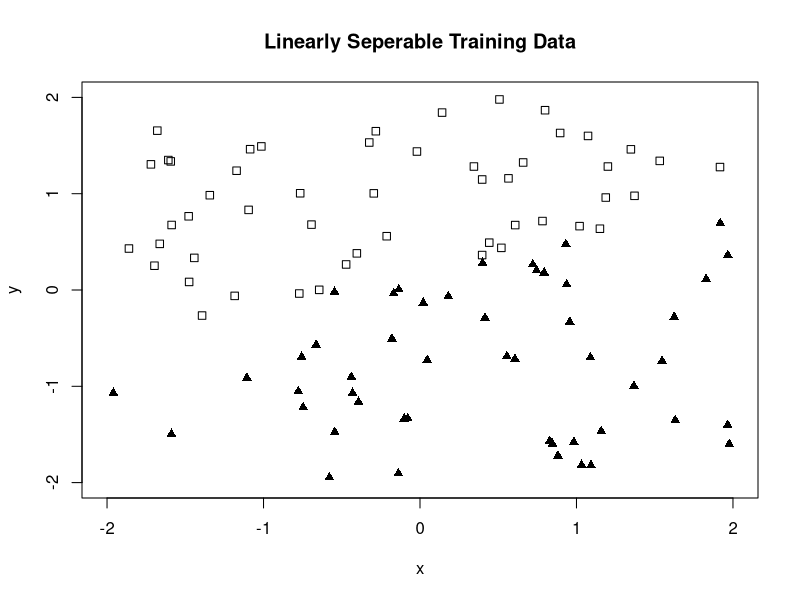
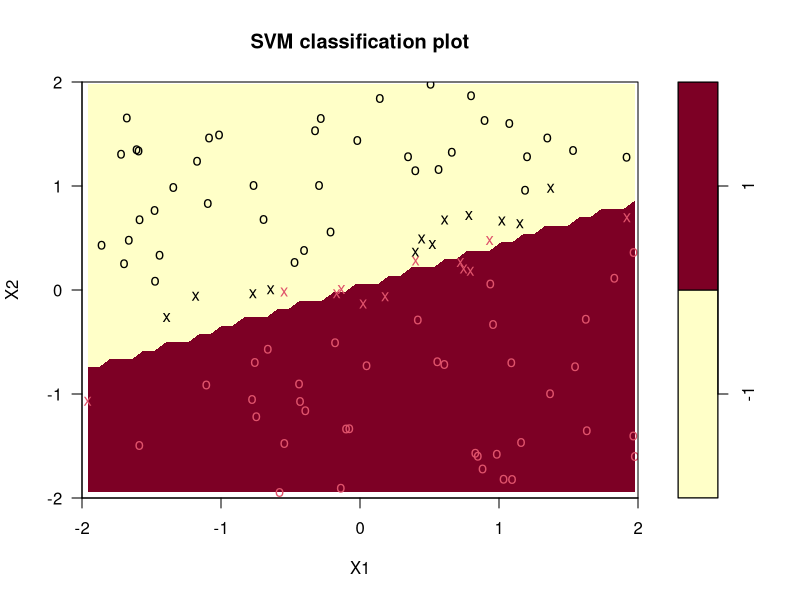

Reproduce these figures in R, in order.

#load the e1071 library
library("e1071")

# This function generates linearly-separable data in two dimensions.
#  a,b,c: the coefficients of x, y, and the bias
#  xmin, xmax: bounds on x values
#  ymin, ymax: bounds on y values
#  npts: number of sample points to generate
sample_linear_data = function(a, b, c, xmin, xmax, ymin, ymax, npts)
{
	#initialize arrays to hold data
	xy = array(0, dim=c(npts, 2))
	cls = array(0, dim=c(npts, 1))
	nGenPnts = 0;
	#create sample data points
	while (nGenPnts < npts) {
		#generate random (x,y) location within bounds
		x = runif(1, min=xmin, max=xmax) #generate uniform random numbers between xmin and xmax
		y = runif(1, min=ymin, max=ymax) #generate uniform random numbers between ymin and ymax
		
		#compute margin of (x,y)
		z = a*x + b*y + c
		
		#compute class of (x,y)
		xyCls = sign(z)
		
		#save point
		xy[nGenPnts+1, 1] = x
		xy[nGenPnts+1, 2] = y
		cls[nGenPnts+1] = xyCls
		nGenPnts = nGenPnts + 1
	}
	#convert locations and classes into a data frame
	ds = data.frame(xy, cls=as.factor(cls))

	return(ds)
}

# Plot a dataset returned from sample_linear_data
#  ds: the dataset
#  title: the plot title
plot_data = function(ds, title="Dataset")
{
	x = ds[ , 1]
	y = ds[ , 2]
	cls = ds$cls
	
	c1 = cls == levels(cls)[1]
	c2 = cls == levels(cls)[2]
	
	plot(x[c1], y[c1], type="p", pch=0, main=title, xlab="x", ylab="y", ylim=c(-2, 2), xlim=c(-2, 2))
	points(x[c2], y[c2], pch=17)	
}


#compute the zero-one loss, the proportion of mis-classified values
zero_one_loss = function(pred_vals, real_vals)
{
   #convert factors to numeric values
   pred_vals = as.numeric(pred_vals)
   real_vals = as.numeric(real_vals)

   loss = 0	
	#each mis-classification adds one to the sum
	for (i in 1:length(pred_vals)) {
		if (pred_vals[i] != real_vals[i]) {
			loss = loss + 1
		}	
	}
	
	#normalize the loss by the # of predicted values, turning it into a proportion
	result = loss/length(pred_vals)
   return(result)
}


#generate some sample linear data
a = 0.1
b = -0.3
c = 0.05
npts = 100
trainingData = sample_linear_data(a, b, c, -2, 2, -2, 2, npts)

#visualize the sample data
plot_data(trainingData, "Linearly Seperable Training Data")

#train a simple linear SVM on the data
svmModel = svm(cls ~ ., data=trainingData, kernel="linear")
summary(svmModel)

#use the built-in plot.svm function to display decision boundary
#and support vectors
X11() #quartz() on mac, windows() on MS windows - opens a new plot window
plot(svmModel, trainingData, X2 ~ X1, ylim=c(-2, 2), xlim=c(-2, 2))
print(summary(svmModel))

#create 30 test data points for validation
testData = sample_linear_data(a, b, c, -2, 2, -2, 2, 30)

#predict the output of the test data
predClasses = predict(svmModel, testData)

#compute the prediction performance
perf = zero_one_loss(predClasses, testData$cls)

perfStr = sprintf('SVM Performance: %0.1f%% incorrect predictions on test data', perf*100)
print(perfStr)


